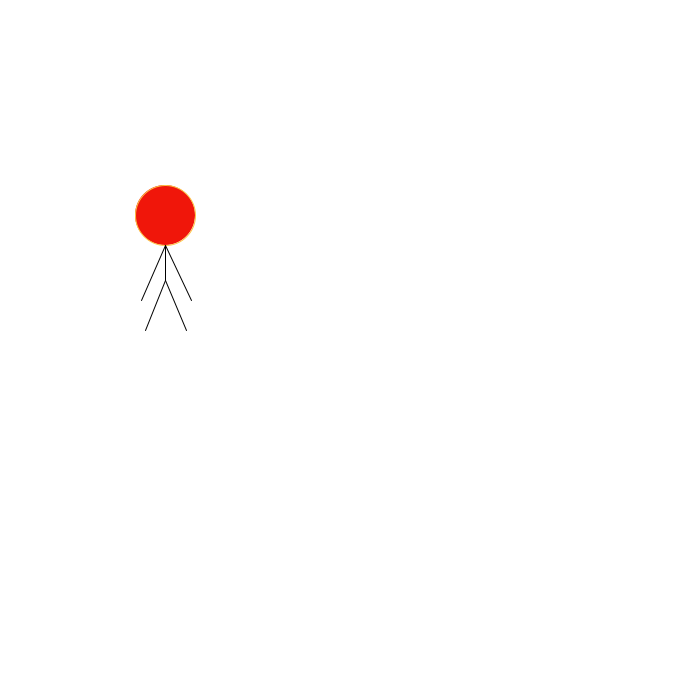
Frame 1 (no input)
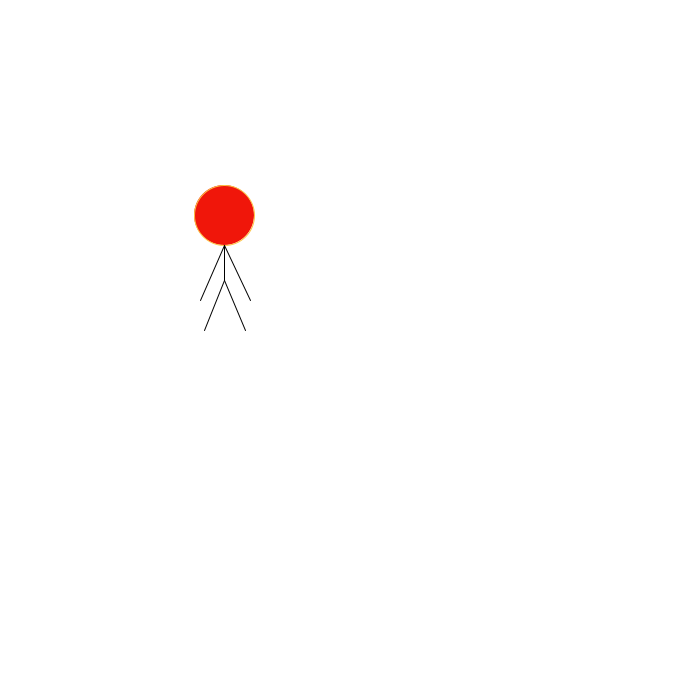
Frame 60 (the mouse pressed at the canvas centre just before this capture)
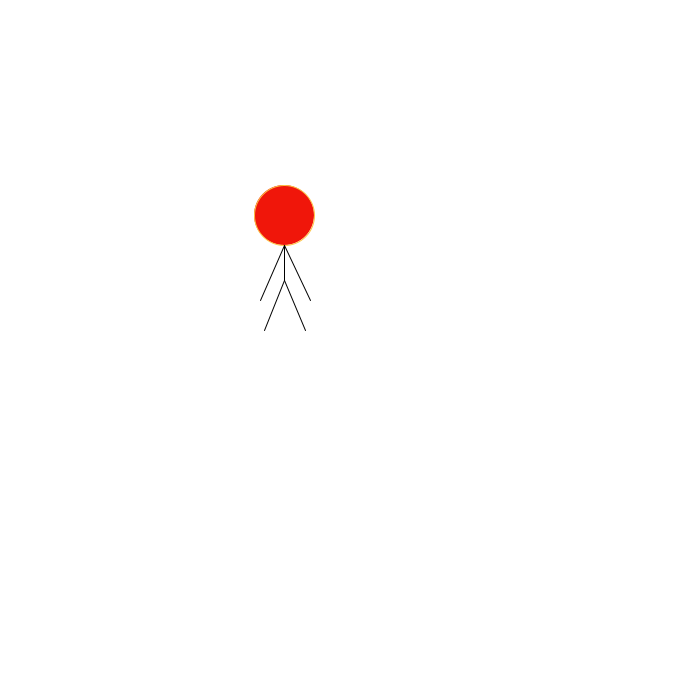
Frame 120 (the mouse held since frame 60 and released just before this capture)

The Processing sketch that drew these frames (run headless with seeded random() and noise(); from frame 60 on, the mouse is pressed at the canvas centre):

// Processing sketch: processing_116755
// ── processing_116755.pde

int ellipX = 164;
int ellipX2 = 60;
int X = 164;
int line190 = 190;
int line140 = 140;
int line144 = 144;
int line185 = 185;

void setup()
{
  size(700,700);
}


void draw()
{
background(255,255,255);
//et mand

ellipX = ellipX+1;
X = X+1;
line190 = line190+1;
line140 = line140+1;
line144 = line144+1;
line185 = line185+1;

fill(240,22,10);
stroke(252,195,69);
 
ellipse(ellipX,215,ellipX2,60);
 
stroke(0,0,0);
 
line(X,245,X,280);
line(X,245,line190,300);
line(X,245,line140,300);
//Ben
line(X,280,line144,330);
line(X,280,line185,330);
}
